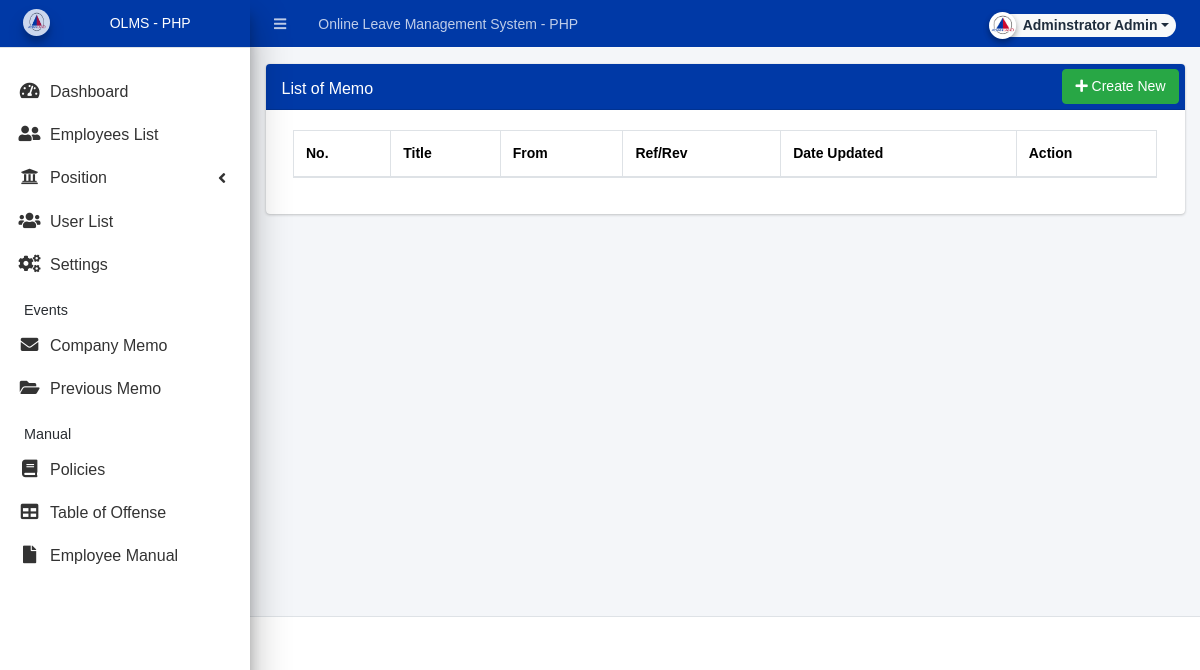
The app's page /admin/index.php?page=memo/memo (signed in), older data.
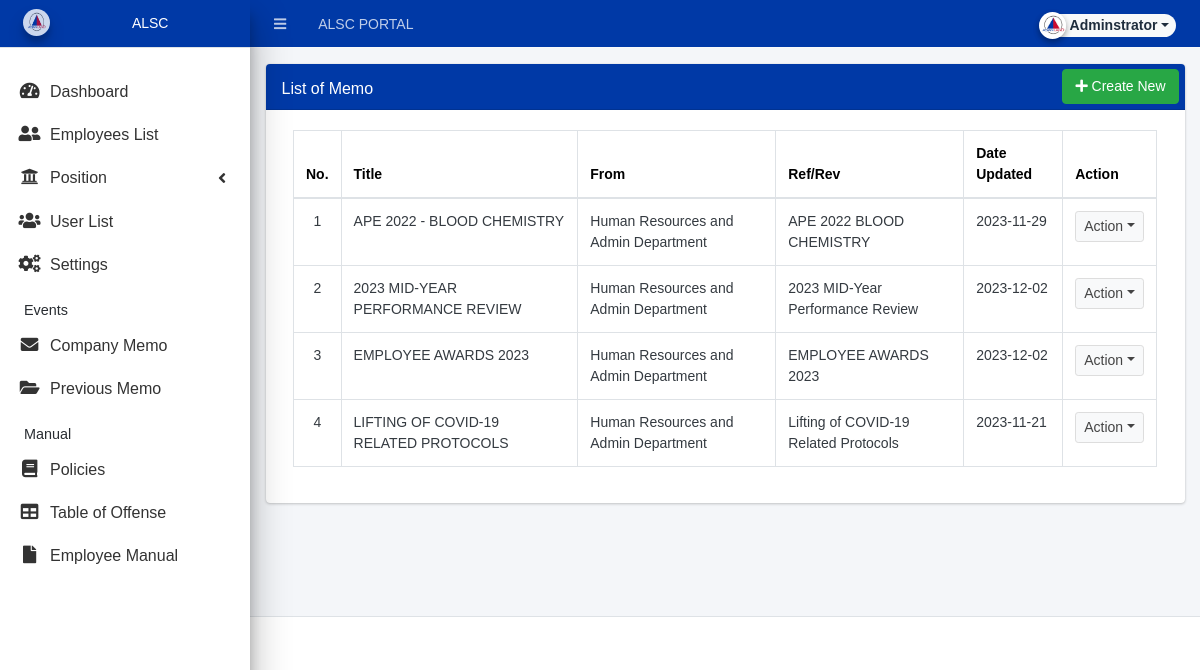
The same page, newer data.
### tables this page shows
CREATE TABLE `memo_list` (
  `id` int(30) NOT NULL,
  `title` text NOT NULL,
  `description` text NOT NULL,
  `date_created` datetime NOT NULL DEFAULT current_timestamp(),
  `date_updated` datetime DEFAULT NULL ON UPDATE current_timestamp(),
  `to_` text NOT NULL,
  `from_` text NOT NULL,
  `date_` datetime NOT NULL,
  `cc_` text NOT NULL,
  `ref_` text NOT NULL,
  `re_` text NOT NULL
);

### config.php (called while the page is built, shortened)
<?php
require_once('classes/DBConnection.php');
require_once('classes/SystemSettings.php');
function validate_image($file){
	if(!empty($file)){
		if(is_file(base_app.$file)){
			return base_url.$file;
		}else{
			return base_url.'dist/img/no-image-available.png';
		}
	}else{
		return base_url.'dist/img/no-image-available.png';
	}
}
function isMobileDevice(){
    $aMobileUA = array(
        '/iphone/i' => 'iPhone',
        '/ipod/i' => 'iPod',
        '/ipad/i' => 'iPad',
        '/android/i' => 'Android',
        '/blackberry/i' => 'BlackBerry',
        '/webos/i' => 'Mobile'
    );
    return false;
}
?>

### classes/DBConnection.php (called while the page is built, shortened)
<?php
class DBConnection{
    private $host = DB_SERVER;
    private $username = DB_USERNAME;
    private $password = DB_PASSWORD;
    private $database = DB_NAME;
    public $conn;
    public function __construct(){
        if (!isset($this->conn)) {
            $this->conn = new mysqli($this->host, $this->username, $this->password, $this->database);
        }
    }
}
?>

### classes/SystemSettings.php (called while the page is built, shortened)
<?php
class SystemSettings extends DBConnection{
	function userdata($field = ''){
		if(!empty($field)){
			if(isset($_SESSION['userdata'][$field]))
				return $_SESSION['userdata'][$field];
			else
				return null;
		}else{
			return false;
		}
	}
	function info($field=''){
		if(!empty($field)){
			if(isset($_SESSION['system_info'][$field]))
				return $_SESSION['system_info'][$field];
			else
				return false;
		}else{
			return false;
		}
	}
}
$_settings = new SystemSettings();
?>

### admin/memo/memo.php (the view, shortened to what the changed rows need)
<div class="card">
	<div class="card-body">
        <div class="container-fluid">
			<table class="table table-stripped table-hover table-bordered">
				<thead>
					<tr>
						<th style="color: black;">No.</th>
						<th style="color: black;">Title</th>
						<th style="color: black;">From</th>
						<th style="color: black;">Ref/Rev</th>
						<th style="color: black;">Date Updated</th>
						<th style="color: black;">Action</th>
					</tr>
				</thead>
				<tbody>
					<?php
					$i = 1;
						$qry = $conn->query("SELECT * from `memo_list` order by unix_timestamp(date_created) desc ");
						while($row = $qry->fetch_assoc()):
                            $row['description'] = strip_tags(stripslashes(html_entity_decode($row['description'])));
					?>
						<tr>
							<td class="text-center"><?php echo $i++; ?></td>
							<td><?php echo $row['title'] ?></td>
							<td><?php echo $row['from_'] ?></td>
							<td><?php echo $row['re_'] ?></td>
							<td><?php echo ($row['date_updated'] != null) ? date('Y-m-d', strtotime($row['date_updated'])) : date('Y-m-d', strtotime($row['date_created'])); ?></td>
							<td align="center">
								 <button type="button" class="btn btn-default btn-sm dropdown-toggle dropdown-icon" data-toggle="dropdown">
				                  		Action
				                  </button>
							</td>
						</tr>
					<?php endwhile; ?>
				</tbody>
			</table>
		</div>
	</div>
</div>

### admin/inc/topBarNav.php (shortened to what the changed rows need)
<nav class="main-header navbar navbar-expand navbar-dark border border-light border-top-0 border-left-0 border-right-0 navbar-light text-sm" style="background-color: #0039a6;">
  <ul class="navbar-nav">
    <li class="nav-item d-none d-sm-inline-block">
      <a href="<?php echo base_url ?>" class="nav-link"><?php echo (!isMobileDevice()) ? $_settings->info('name'):$_settings->info('short_name'); ?></a>
    </li>
  </ul>
  <ul class="navbar-nav ml-auto">
    <li class="nav-item">
      <div class="btn-group nav-link">
            <button type="button" class="btn btn-rounded badge badge-light dropdown-toggle dropdown-icon" data-toggle="dropdown">
              <span><img src="<?php echo validate_image($_settings->userdata('avatar')) ?>" class="img-circle elevation-2 user-img" alt="User Image"></span>
              <span class="ml-3"><?php echo ucwords($_settings->userdata('firstname').' '.$_settings->userdata('lastname')) ?></span>
            </button>
        </div>
    </li>
  </ul>
</nav>

### admin/inc/navigation.php (shortened to what the changed rows need)
<aside class="main-sidebar sidebar-light-primary disabled elevation-5 sidebar-no-expand" style="background-color: white;">
  <a href="<?php echo base_url ?>admin" class="brand-link" style="background-color: #0039a6 ; color: white; text-align: center;">
  <img src="<?php echo validate_image($_settings->info('logo'))?>" alt="Store Logo" class="brand-image img-circle elevation-3" style="opacity: .8;width: 1.7rem;height: 1.7rem;max-height: unset">
  <span class="brand-text font-weight-light text-white"><?php echo $_settings->info('short_name') ?></span>
  </a>
</aside>

Row changes from the older to the newer data that the page shows:
added memo_list: title "APE 2022 - BLOOD CHEMISTRY", from_ "Human Resources and Admin Department", re_ "APE 2022 BLOOD CHEMISTRY", date_updated "2023-11-29"
added memo_list: title "2023 MID-YEAR PERFORMANCE REVIEW", from_ "Human Resources and Admin Department", re_ "2023 MID-Year Performance Review", date_updated "2023-12-02"
added memo_list: title "EMPLOYEE AWARDS 2023", from_ "Human Resources and Admin Department", re_ "EMPLOYEE AWARDS 2023", date_updated "2023-12-02"
added memo_list: title "LIFTING OF COVID-19 RELATED PROTOCOLS", from_ "Human Resources and Admin Department", re_ "Lifting of COVID-19 Related Protocols", date_updated "2023-11-21"
Text that changed along with them:
$_settings->info('name'): "Online Leave Management System - PHP" → "ALSC PORTAL"
$_settings->userdata('firstname').' '.$_settings->userdata('lastname'): "Adminstrator Admin" → "Adminstrator"
$_settings->info('short_name'): "OLMS - PHP" → "ALSC"
